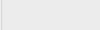
               <widget class="QWidget" name="page_11">
                <property name="geometry">
                 <rect>
                  <x>0</x>
                  <y>0</y>
                  <width>100</width>
                  <height>30</height>
                 </rect>
                </property>
                <attribute name="label">
                 <string>六面体模型构建</string>
                </attribute>
                <widget class="QGroupBox" name="groupBox_21">
                 <property name="geometry">
                  <rect>
                   <x>0</x>
                   <y>-20</y>
                   <width>291</width>
                   <height>201</height>
                  </rect>
                 </property>
                 <property name="title">
                  <string/>
                 </property>
                 <widget class="QWidget" name="gridLayoutWidget_11">
                  <property name="geometry">
                   <rect>
                    <x>10</x>
                    <y>40</y>
                    <width>261</width>
                    <height>101</height>
                   </rect>
                  </property>
                  <layout class="QGridLayout" name="gridLayout_12">
                   <item row="1" column="1">
                    <widget class="QPushButton" name="refine">
                     <property name="font">
                      <font>
                       <family>Agency FB</family>
                       <pointsize>8</pointsize>
                      </font>
                     </property>
                     <property name="text">
                      <string>中间体细化</string>
                     </property>
                    </widget>
                   </item>
                   <item row="1" column="0">
                    <widget class="QPushButton" name="boom3">
                     <property name="font">
                      <font>
                       <family>Agency FB</family>
                       <pointsize>8</pointsize>
                      </font>
                     </property>
                     <property name="text">
                      <string>拓扑分裂</string>
                     </property>
                    </widget>
                   </item>
                   <item row="0" column="2">
                    <widget class="QPushButton" name="boom2">
                     <property name="font">
                      <font>
                       <family>Agency FB</family>
                       <pointsize>8</pointsize>
                      </font>
                     </property>
                     <property name="text">
                      <string>中间体生成</string>
                     </property>
                    </widget>
                   </item>
                   <item row="0" column="1">
                    <widget class="QPushButton" name="boom1">
                     <property name="font">
                      <font>
                       <family>Agency FB</family>
                       <pointsize>8</pointsize>
                      </font>
                     </property>
                     <property name="text">
                      <string>角度调整</string>
                     </property>
                    </widget>
                   </item>
                   <item row="0" column="0">
                    <widget class="QPushButton" name="openSkelFile">
                     <property name="font">
                      <font>
                       <family>Agency FB</family>
                       <pointsize>8</pointsize>
                      </font>
                     </property>
                     <property name="text">
                      <string>生成骨架</string>
                     </property>
                    </widget>
                   </item>
                   <item row="1" column="2">
                    <widget class="QPushButton" name="saveSkelFile">
                     <property name="font">
                      <font>
                       <family>Agency FB</family>
                       <pointsize>8</pointsize>
                      </font>
                     </property>
                     <property name="text">
                      <string>保存骨架</string>
                     </property>
                    </widget>
                   </item>
                  </layout>
                 </widget>
                 <widget class="QPushButton" name="viewInit">
                  <property name="geometry">
                   <rect>
                    <x>10</x>
                    <y>150</y>
                    <width>81</width>
                    <height>28</height>
                   </rect>
                  </property>
                  <property name="text">
                   <string>正视图</string>
                  </property>
                 </widget>
                 <widget class="QPushButton" name="subdivedge">
                  <property name="geometry">
                   <rect>
                    <x>100</x>
                    <y>150</y>
                    <width>71</width>
                    <height>28</height>
                   </rect>
                  </property>
                  <property name="text">
                   <string>选边细分</string>
                  </property>
                 </widget>
                 <widget class="QLineEdit" name="subdivnum">
                  <property name="geometry">
                   <rect>
                    <x>180</x>
                    <y>150</y>
                    <width>31</width>
                    <height>26</height>
                   </rect>
                  </property>
                  <property name="text">
                   <string>3</string>
                  </property>
                 </widget>
                 <widget class="QPushButton" name="actSubdivisionNormal">
                  <property name="geometry">
                   <rect>
                    <x>190</x>
                    <y>170</y>
                    <width>71</width>
                    <height>28</height>
                   </rect>
                  </property>
                  <property name="text">
                   <string>线性细分</string>
                  </property>
                 </widget>
                </widget>
               </widget>
